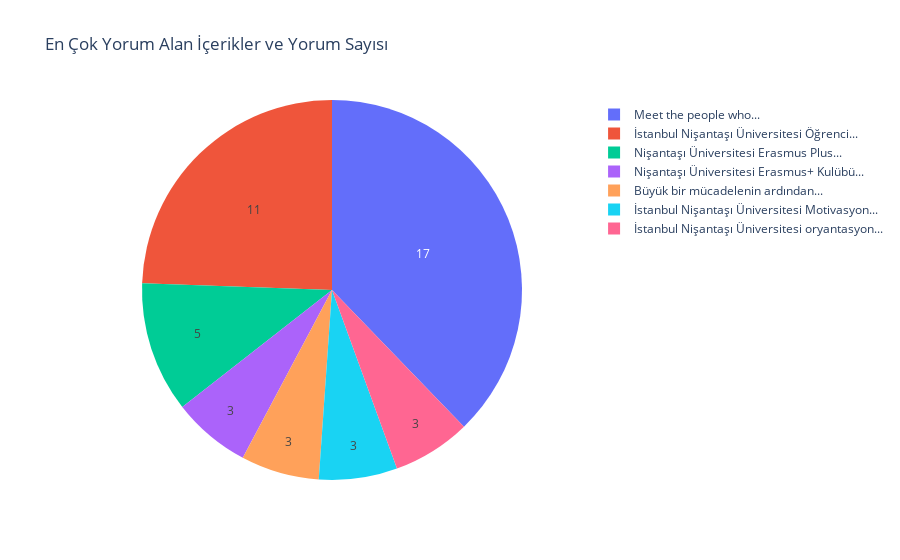

The cell this chart's notebook holds for it:
### Code cell
import pandas as pd
import plotly.graph_objects as go

dataset = pd.read_csv('ogrenci_dekanligi_ins.csv')

dataset['Yorum Oranı'] = (dataset['Number of Comments'] / dataset['Number of Comments'].sum()) * 100

en_cok_yorum_alan_icerikler = dataset.nlargest(10, 'Number of Comments')

veriler = en_cok_yorum_alan_icerikler['Number of Comments']
etiketler = en_cok_yorum_alan_icerikler['Content'].str.split().str[:4].str.join(' ') + '...'

fig = go.Figure(data=[go.Pie(labels=etiketler, values=veriler, textinfo='value')])

fig.update_layout(title='En Çok Yorum Alan İçerikler ve Yorum Sayısı')

fig.show()

### Figure 1 — Plotly figure (JSON) as saved in the notebook; plotly's stock layout.template omitted (floating-point values rounded to 4 significant figures)
{"data": [{"labels": ["Meet the people who...", "Nişantaşı Üniversitesi Erasmus Plus...", "İstanbul Nişantaşı Üniversitesi Öğrenci...", "Nişantaşı Üniversitesi Erasmus+ Kulübü...", "İstanbul Nişantaşı Üniversitesi Öğrenci...", "Büyük bir mücadelenin ardından...", "İstanbul Nişantaşı Üniversitesi Öğrenci...", "İstanbul Nişantaşı Üniversitesi Motivasyon...", "İstanbul Nişantaşı Üniversitesi oryantasyon...", "İstanbul Nişantaşı Üniversitesi Öğrenci..."], "textinfo": "value", "type": "pie", "values": [17, 5, 3, 3, 3, 3, 3, 3, 3, 2]}], "layout": {"title": {"text": "En Çok Yorum Alan İçerikler ve Yorum Sayısı"}}}
